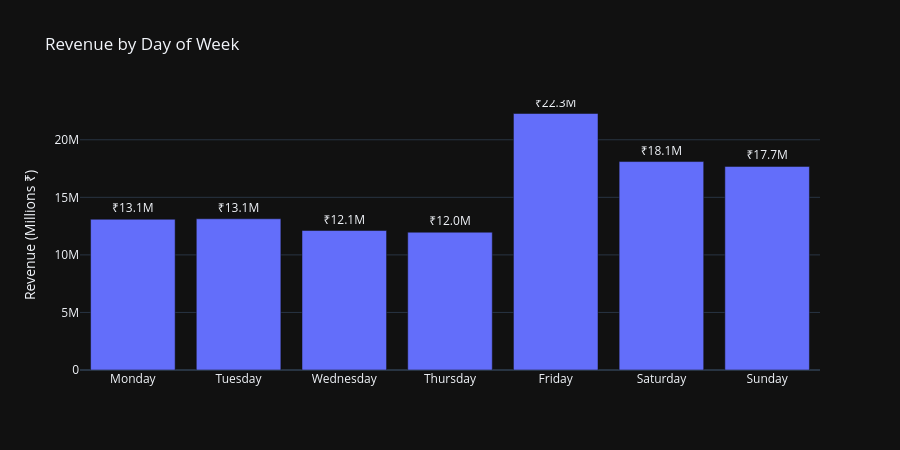

Notebook code cell kept with this figure:
### Code cell
fig = px.bar(
    dow,
    x='day_of_week',
    y='Revenue',
    text=dow['Revenue'].apply(lambda x: f'₹{x/1e6:.1f}M'),
    title='Revenue by Day of Week'
)

fig.update_traces(
    textposition='outside'
)

fig.update_layout(
    template='plotly_dark',
    xaxis_title='',
    yaxis_title='Revenue (Millions ₹)',
    height=450
)

fig.show()

### Figure 1 — Plotly figure (JSON) as saved in the notebook; plotly's stock layout.template omitted (floating-point values rounded to 4 significant figures)
{"data": [{"hovertemplate": "day_of_week=%{x}<br>Revenue=%{y}<br>text=%{text}<extra></extra>", "legendgroup": "", "marker": {"color": "#636efa", "pattern": {"shape": ""}}, "name": "", "orientation": "v", "showlegend": false, "text": ["₹13.1M", "₹13.1M", "₹12.1M", "₹12.0M", "₹22.3M", "₹18.1M", "₹17.7M"], "textposition": "outside", "type": "bar", "x": ["Monday", "Tuesday", "Wednesday", "Thursday", "Friday", "Saturday", "Sunday"], "xaxis": "x", "y": [13090000.0, 13140000.0, 12120000.0, 11970000.0, 22280000.0, 18110000.0, 17680000.0], "yaxis": "y"}], "layout": {"barmode": "relative", "height": 450, "legend": {"tracegroupgap": 0}, "title": {"text": "Revenue by Day of Week"}, "xaxis": {"anchor": "y", "domain": [0, 1], "title": {"text": ""}}, "yaxis": {"anchor": "x", "domain": [0, 1], "title": {"text": "Revenue (Millions ₹)"}}}}
